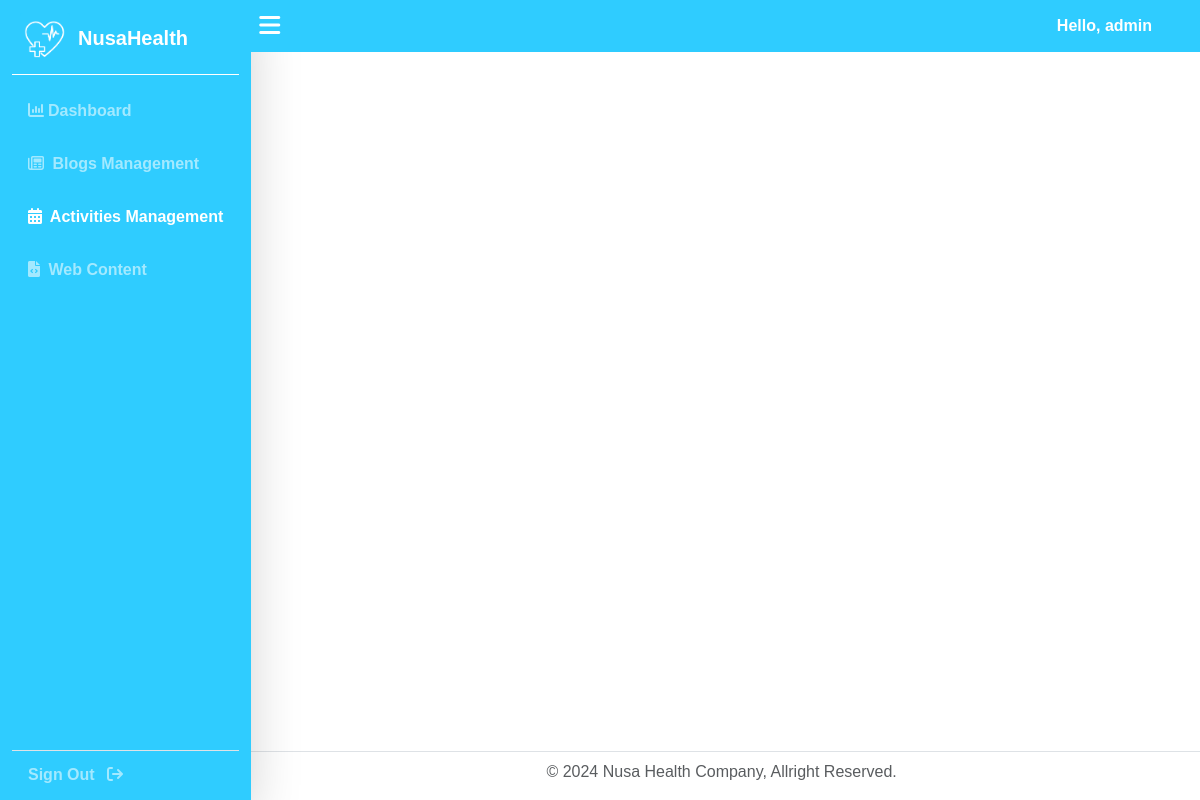
Page /dashboard/activities-management/update/2 (signed in) on the earlier database version.
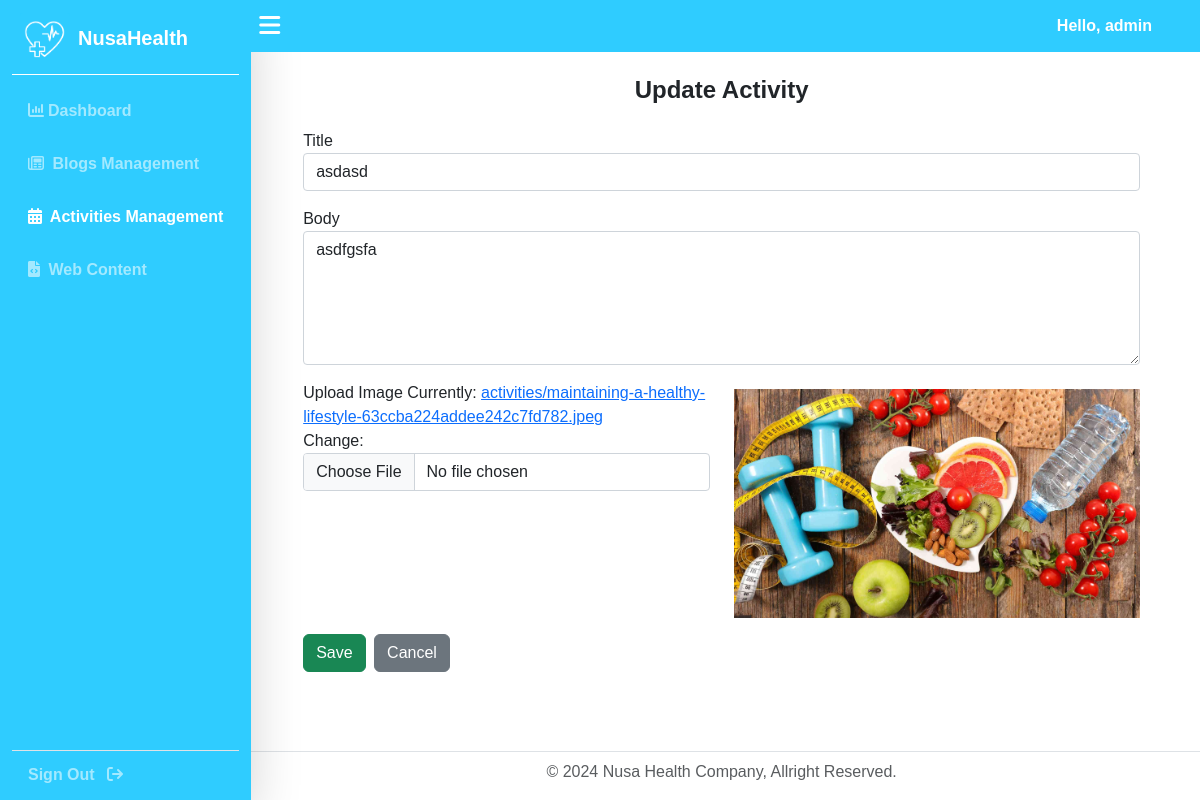
Same page on the later database version.
### NusaHealthApp/models.py (models this page shows, shortened)
class Activities(models.Model):
    STATUS_CHOICES = (
        ('draft', 'Draft'),
        ('published', 'Published'),
    )
    title = models.CharField(max_length=250)
    slug = models.SlugField(max_length=250, unique_for_date='publish')
    author = models.ForeignKey(User, related_name='activities_posts', on_delete=models.CASCADE)
    body = models.TextField()
    publish = models.DateTimeField(default=timezone.now)
    created = models.DateTimeField(auto_now_add=True)
    updated = models.DateTimeField(auto_now=True)
    objects = models.Manager()
    published = PublishedManager()
    image = models.ImageField(upload_to='activities/', help_text="Upload image")
    status = models.CharField(max_length=10, choices=STATUS_CHOICES, default='published')
    class Meta:
        ordering = ('-publish',)

### NusaHealthApp/views.py (the view, shortened to what this page needs)
# urls.py: path('dashboard/activities-management/update/<int:activity_id>', views.ActivitiesManagementUpdate, name='activities-management-update'),
@admin_required()
def ActivitiesManagementUpdate(request, activity_id):
    logo_instance = Logo.objects.first()
    activity_instance = Activities.objects.filter(id=activity_id).first()
    context = {
        'section': 'activities-management',
        'action': 'update',
        'logo': logo_instance,
        'form': ActivityForm(instance=activity_instance),
        'activity': activity_instance
    }
    return render(request, 'Dashboard/activities-management-form.html', context)

### NusaHealthApp/forms.py (shortened to what this page needs)
class ActivityForm(forms.ModelForm):
    class Meta:
        model = Activities
        fields = ['title', 'body', 'image']
        widgets = {
            'title': forms.TextInput(attrs={'class': 'form-control', 'placeholder': 'Enter title', 'id': 'title'}),
            'category': forms.Select(attrs={'class': 'form-select', 'id': 'category'}),
            'body': forms.Textarea(attrs={'class': 'form-control', 'placeholder': 'Write your content here', 'rows': 5, 'id': 'body'}),
            'image': forms.ClearableFileInput(attrs={'class': 'form-control', 'id': 'image'}),
        }

### NusaHealthApp/templates/Dashboard/activities-management-form.html (shortened to what this page needs)
{% extends "Dashboard/base.html" %}
{% load static %}
{% block content %}
{% if not activity and action == 'update'%}
    <script>
        function ErrorPopUp(message){
            Swal.fire({
                icon: 'error',
                title: 'Access Denied',
                text: message,
                confirmButtonText: 'Ok',
                confirmButtonColor: '#dc3545',
            }).then(() => {
                window.location.href = "{% url 'activities-management' %}";
            });
        }
        ErrorPopUp("Activity not found");
    </script>
{% else %}
    <div class="container pb-3">
        <div class="w-100 py-3">
            <h4 class="text-center fw-bold">
                {% if action == 'add' %}
                    Add New
                {% else %}
                    Update
                {% endif %}
                Activity
            </h4>
        </div>
        <div class="px-5 pb-4">
            <form method="post" id="activity-form" enctype="multipart/form-data">
                <div class="mb-3">
                    <label for="title" class="">Title</label>
                    {{ form.title }}
                </div>
                <div class="mb-3">
                    <label for="body" class="">Body</label>
                    {{ form.body }}
                </div>
                <div class="mb-3 row">
                    <div class="col-md-6">
                        <label for="image" class="">Upload Image</label>
                        {{ form.image }}
                    </div>
                    <div class="col-md-6">
                        {% if activity and activity.image %}
                            <img id="imageNow" src="{{ activity.image.url }}" alt="Activity Image" class="mt-2 now w-100">
                        {% else %}
                            <p id="imagePlaceholder" class="mt-2 text-muted mt-4 pt-1">No Activity Image uploaded</p>
                        {% endif %}
                    </div>
                </div>
                <button type="submit" class="btn btn-success">Save</button>
                <button id="btn-cancel" class="btn btn-secondary ms-1">Cancel</button>
            </form>
        </div>
    </div>
{% endif %}
{% endblock %}

Differences in the rows shown:
added Activities: title "asdasd", body "asdfgsfa", image (picture)
Other differences:
text now shown: "Update Activity Title Body Upload Image Currently: activities/maintaining-a-healthy-lifestyle-63ccba224addee242c7fd782.jpeg Change: Save Cancel"
